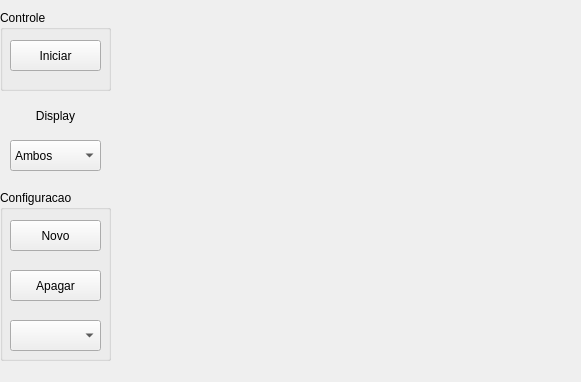
      <widget class="QWidget" name="page">
       <property name="geometry">
        <rect>
         <x>0</x>
         <y>0</y>
         <width>581</width>
         <height>382</height>
        </rect>
       </property>
       <attribute name="label">
        <string>Perfil Temperatura / Tempo</string>
       </attribute>
       <widget class="matplotlibWidget" name="widget_perfilTemperatura" native="true">
        <property name="enabled">
         <bool>false</bool>
        </property>
        <property name="geometry">
         <rect>
          <x>120</x>
          <y>10</y>
          <width>461</width>
          <height>351</height>
         </rect>
        </property>
       </widget>
       <widget class="QGroupBox" name="groupBox_configPerfilResistencia">
        <property name="geometry">
         <rect>
          <x>0</x>
          <y>190</y>
          <width>111</width>
          <height>171</height>
         </rect>
        </property>
        <property name="title">
         <string>Configuracao</string>
        </property>
        <widget class="QPushButton" name="pushButton_apagarPerfilTemperatura">
         <property name="geometry">
          <rect>
           <x>10</x>
           <y>80</y>
           <width>91</width>
           <height>31</height>
          </rect>
         </property>
         <property name="text">
          <string>Apagar</string>
         </property>
        </widget>
        <widget class="QPushButton" name="pushButton_NovoPerfilTemperatura">
         <property name="geometry">
          <rect>
           <x>10</x>
           <y>30</y>
           <width>91</width>
           <height>31</height>
          </rect>
         </property>
         <property name="text">
          <string>Novo</string>
         </property>
        </widget>
        <widget class="QComboBox" name="comboBox_perfilTemperatura">
         <property name="geometry">
          <rect>
           <x>10</x>
           <y>130</y>
           <width>91</width>
           <height>31</height>
          </rect>
         </property>
         <property name="font">
          <font>
           <weight>50</weight>
           <bold>false</bold>
          </font>
         </property>
        </widget>
       </widget>
       <widget class="QGroupBox" name="groupBox_controlePerfilResistencia">
        <property name="geometry">
         <rect>
          <x>0</x>
          <y>10</y>
          <width>111</width>
          <height>81</height>
         </rect>
        </property>
        <property name="title">
         <string>Controle</string>
        </property>
        <widget class="QPushButton" name="pushButton_perfilTemperatura">
         <property name="geometry">
          <rect>
           <x>10</x>
           <y>30</y>
           <width>91</width>
           <height>31</height>
          </rect>
         </property>
         <property name="text">
          <string>Iniciar</string>
         </property>
        </widget>
       </widget>
       <widget class="QComboBox" name="comboBox_displayPerfilTemperatura">
        <property name="geometry">
         <rect>
          <x>10</x>
          <y>140</y>
          <width>91</width>
          <height>31</height>
         </rect>
        </property>
        <item>
         <property name="text">
          <string>Ambos</string>
         </property>
        </item>
        <item>
         <property name="text">
          <string>T Ar</string>
         </property>
        </item>
        <item>
         <property name="text">
          <string>T Esteira</string>
         </property>
        </item>
       </widget>
       <widget class="QLabel" name="label_40">
        <property name="geometry">
         <rect>
          <x>0</x>
          <y>100</y>
          <width>111</width>
          <height>31</height>
         </rect>
        </property>
        <property name="text">
         <string>Display</string>
        </property>
        <property name="alignment">
         <set>Qt::AlignCenter</set>
        </property>
       </widget>
      </widget>
